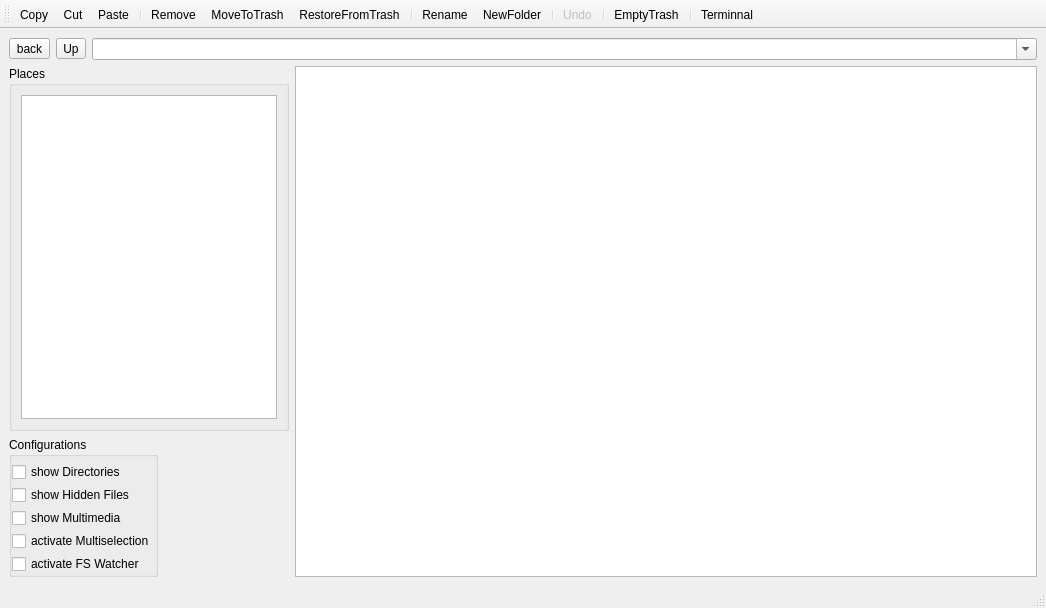
<?xml version="1.0" encoding="UTF-8"?>
<ui version="4.0">
 <class>SimpleList</class>
 <widget class="QMainWindow" name="SimpleList">
  <property name="geometry">
   <rect>
    <x>0</x>
    <y>0</y>
    <width>1046</width>
    <height>608</height>
   </rect>
  </property>
  <property name="windowTitle">
   <string>MainWindow</string>
  </property>
  <widget class="QWidget" name="centralwidget">
   <layout class="QVBoxLayout" name="verticalLayout_4">
    <item>
     <layout class="QHBoxLayout" name="horizontalLayout">
      <item>
       <widget class="QToolButton" name="toolButtonBack">
        <property name="enabled">
         <bool>true</bool>
        </property>
        <property name="text">
         <string>back</string>
        </property>
        <property name="icon">
         <iconset resource="res.qrc">
          <normaloff>:/resources/resources/go-previous.png</normaloff>:/resources/resources/go-previous.png</iconset>
        </property>
       </widget>
      </item>
      <item>
       <widget class="QToolButton" name="toolButtonUp">
        <property name="text">
         <string>Up</string>
        </property>
        <property name="icon">
         <iconset resource="res.qrc">
          <normaloff>:/resources/resources/go-up.png</normaloff>:/resources/resources/go-up.png</iconset>
        </property>
       </widget>
      </item>
      <item>
       <widget class="QComboBox" name="comboBoxPath">
        <property name="editable">
         <bool>true</bool>
        </property>
        <property name="insertPolicy">
         <enum>QComboBox::NoInsert</enum>
        </property>
       </widget>
      </item>
     </layout>
    </item>
    <item>
     <layout class="QHBoxLayout" name="horizontalLayout_2">
      <item>
       <layout class="QVBoxLayout" name="verticalLayout_3">
        <item>
         <widget class="QGroupBox" name="groupBoxPlaces">
          <property name="title">
           <string>Places</string>
          </property>
          <layout class="QVBoxLayout" name="verticalLayout">
           <item>
            <widget class="QListView" name="listViewPlaces">
             <property name="sizePolicy">
              <sizepolicy hsizetype="Fixed" vsizetype="Expanding">
               <horstretch>0</horstretch>
               <verstretch>0</verstretch>
              </sizepolicy>
             </property>
            </widget>
           </item>
          </layout>
         </widget>
        </item>
        <item>
         <widget class="QGroupBox" name="groupBoxConfig">
          <property name="sizePolicy">
           <sizepolicy hsizetype="Fixed" vsizetype="Preferred">
            <horstretch>0</horstretch>
            <verstretch>0</verstretch>
           </sizepolicy>
          </property>
          <property name="title">
           <string>Configurations</string>
          </property>
          <layout class="QVBoxLayout" name="verticalLayout_2">
           <property name="spacing">
            <number>3</number>
           </property>
           <property name="leftMargin">
            <number>0</number>
           </property>
           <property name="topMargin">
            <number>5</number>
           </property>
           <property name="rightMargin">
            <number>0</number>
           </property>
           <property name="bottomMargin">
            <number>0</number>
           </property>
           <item>
            <widget class="QCheckBox" name="checkBoxShowDirs">
             <property name="text">
              <string>show Directories</string>
             </property>
            </widget>
           </item>
           <item>
            <widget class="QCheckBox" name="checkBoxShowHidden">
             <property name="text">
              <string>show Hidden Files</string>
             </property>
            </widget>
           </item>
           <item>
            <widget class="QCheckBox" name="checkBoxShowMediaInfo">
             <property name="text">
              <string>show Multimedia</string>
             </property>
            </widget>
           </item>
           <item>
            <widget class="QCheckBox" name="checkBoxMultiSelection">
             <property name="text">
              <string>activate Multiselection</string>
             </property>
            </widget>
           </item>
           <item>
            <widget class="QCheckBox" name="checkBoxExtFsWatcher">
             <property name="text">
              <string>activate FS Watcher</string>
             </property>
            </widget>
           </item>
          </layout>
         </widget>
        </item>
       </layout>
      </item>
      <item>
       <widget class="QTableView" name="tableViewFM"/>
      </item>
     </layout>
    </item>
   </layout>
  </widget>
  <widget class="QMenuBar" name="menubar">
   <property name="geometry">
    <rect>
     <x>0</x>
     <y>0</y>
     <width>1046</width>
     <height>30</height>
    </rect>
   </property>
   <property name="sizePolicy">
    <sizepolicy hsizetype="Minimum" vsizetype="Minimum">
     <horstretch>0</horstretch>
     <verstretch>0</verstretch>
    </sizepolicy>
   </property>
  </widget>
  <widget class="QStatusBar" name="statusbar"/>
  <widget class="QToolBar" name="toolBar">
   <property name="windowTitle">
    <string>toolBar</string>
   </property>
   <property name="toolButtonStyle">
    <enum>Qt::ToolButtonTextUnderIcon</enum>
   </property>
   <attribute name="toolBarArea">
    <enum>TopToolBarArea</enum>
   </attribute>
   <attribute name="toolBarBreak">
    <bool>false</bool>
   </attribute>
   <addaction name="actionCopy"/>
   <addaction name="actionCut"/>
   <addaction name="actionPaste"/>
   <addaction name="separator"/>
   <addaction name="actionDelete"/>
   <addaction name="actionMoveToTrash"/>
   <addaction name="actionRestoreFromTrash"/>
   <addaction name="separator"/>
   <addaction name="actionRename"/>
   <addaction name="actionNewFolder"/>
   <addaction name="separator"/>
   <addaction name="actionUndo"/>
   <addaction name="separator"/>
   <addaction name="actionEmptyTrash"/>
   <addaction name="separator"/>
   <addaction name="actionTerminnal"/>
  </widget>
  <action name="actionCopy">
   <property name="icon">
    <iconset resource="res.qrc">
     <normaloff>:/resources/resources/copy.png</normaloff>:/resources/resources/copy.png</iconset>
   </property>
   <property name="text">
    <string>Copy</string>
   </property>
   <property name="toolTip">
    <string>Copy Items into clipbpard</string>
   </property>
   <property name="shortcut">
    <string>Ctrl+C</string>
   </property>
  </action>
  <action name="actionCut">
   <property name="icon">
    <iconset resource="res.qrc">
     <normaloff>:/resources/resources/cut.png</normaloff>:/resources/resources/cut.png</iconset>
   </property>
   <property name="text">
    <string>Cut</string>
   </property>
   <property name="toolTip">
    <string>Cut files into clipboard</string>
   </property>
   <property name="shortcut">
    <string>Ctrl+X</string>
   </property>
  </action>
  <action name="actionPaste">
   <property name="icon">
    <iconset resource="res.qrc">
     <normaloff>:/resources/resources/paste.png</normaloff>:/resources/resources/paste.png</iconset>
   </property>
   <property name="text">
    <string>Paste</string>
   </property>
   <property name="toolTip">
    <string>paste clibpboard contents</string>
   </property>
   <property name="shortcut">
    <string>Ctrl+V</string>
   </property>
  </action>
  <action name="actionDelete">
   <property name="icon">
    <iconset resource="res.qrc">
     <normaloff>:/resources/resources/remove.png</normaloff>:/resources/resources/remove.png</iconset>
   </property>
   <property name="text">
    <string>Remove</string>
   </property>
   <property name="shortcut">
    <string>Shift+Del</string>
   </property>
  </action>
  <action name="actionMoveToTrash">
   <property name="icon">
    <iconset resource="res.qrc">
     <normaloff>:/resources/resources/trash.png</normaloff>:/resources/resources/trash.png</iconset>
   </property>
   <property name="text">
    <string>MoveToTrash</string>
   </property>
   <property name="shortcut">
    <string>Del</string>
   </property>
  </action>
  <action name="actionGoUp">
   <property name="icon">
    <iconset resource="res.qrc">
     <normaloff>:/resources/resources/go-up.png</normaloff>:/resources/resources/go-up.png</iconset>
   </property>
   <property name="text">
    <string>Up</string>
   </property>
   <property name="toolTip">
    <string>Go parent folder</string>
   </property>
   <property name="shortcut">
    <string>Shift+U</string>
   </property>
  </action>
  <action name="actionGoBack">
   <property name="icon">
    <iconset resource="res.qrc">
     <normaloff>:/resources/resources/go-previous.png</normaloff>:/resources/resources/go-previous.png</iconset>
   </property>
   <property name="text">
    <string>Back</string>
   </property>
   <property name="shortcut">
    <string>Shift+B</string>
   </property>
  </action>
  <action name="actionRename">
   <property name="icon">
    <iconset resource="res.qrc">
     <normaloff>:/resources/resources/edit-rename.png</normaloff>:/resources/resources/edit-rename.png</iconset>
   </property>
   <property name="text">
    <string>Rename...</string>
   </property>
  </action>
  <action name="actionNewFolder">
   <property name="icon">
    <iconset resource="res.qrc">
     <normaloff>:/resources/resources/folder-new.png</normaloff>:/resources/resources/folder-new.png</iconset>
   </property>
   <property name="text">
    <string>NewFolder</string>
   </property>
  </action>
  <action name="actionUndo">
   <property name="enabled">
    <bool>false</bool>
   </property>
   <property name="icon">
    <iconset resource="res.qrc">
     <normaloff>:/resources/resources/undo.png</normaloff>:/resources/resources/undo.png</iconset>
   </property>
   <property name="text">
    <string>Undo</string>
   </property>
  </action>
  <action name="actionEmptyTrash">
   <property name="icon">
    <iconset resource="res.qrc">
     <normaloff>:/resources/resources/empty_trash.png</normaloff>:/resources/resources/empty_trash.png</iconset>
   </property>
   <property name="text">
    <string>EmptyTrash</string>
   </property>
   <property name="toolTip">
    <string>EmptTrash</string>
   </property>
  </action>
  <action name="actionRestoreFromTrash">
   <property name="icon">
    <iconset resource="res.qrc">
     <normaloff>:/resources/resources/recyclebin_full.png</normaloff>:/resources/resources/recyclebin_full.png</iconset>
   </property>
   <property name="text">
    <string>RestoreFromTrash</string>
   </property>
   <property name="toolTip">
    <string>restore From Trash</string>
   </property>
  </action>
  <action name="actionTerminnal">
   <property name="icon">
    <iconset resource="res.qrc">
     <normaloff>:/resources/resources/xterm_48x48.xpm</normaloff>:/resources/resources/xterm_48x48.xpm</iconset>
   </property>
   <property name="text">
    <string>Terminnal</string>
   </property>
   <property name="toolTip">
    <string>open a Terminal</string>
   </property>
  </action>
 </widget>
 <resources>
  <include location="res.qrc"/>
 </resources>
 <connections/>
</ui>
